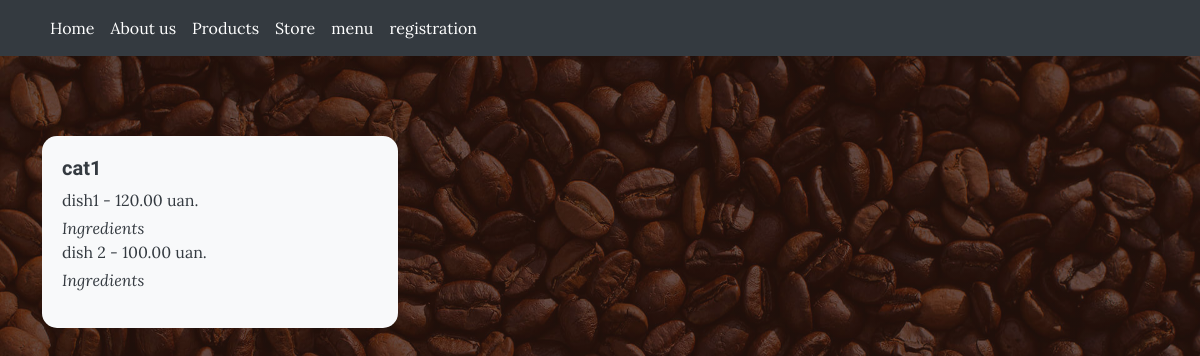
The app's page /menu/ with its own data.
### site_cafe/models.py (models this page shows, shortened)
class Category(models.Model):
    name = models.CharField(max_length=40, unique=True)
    position = models.SmallIntegerField(unique=True)
    slug = models.SlugField(max_length=40, unique=True, db_index=True)
    is_visible = models.BooleanField(default=True)
    class Settings_Category:
        order = ('position', )

class Dish(models.Model):
    name = models.CharField(max_length=50, unique=True)
    slug = models.SlugField(max_length=50, unique=True, db_index=True, verbose_name='url')
    position = models.PositiveSmallIntegerField()
    ingredients = models.CharField(max_length=250)
    price = models.DecimalField(max_digits=6, decimal_places=2)
    category = models.ForeignKey(Category, on_delete=models.PROTECT, related_name='dishes')
    is_visible = models.BooleanField(default=True)

### site_cafe/views.py (the view)
# urls.py: path('menu/', views.menu, name='menu'),
def menu(request):
    categories = Category.objects.filter(is_visible=True).order_by('position')
    dishes = Dish.objects.filter(is_visible=True).order_by('position')
    return render(request, 'menu.html', {'categories': categories, 'dishes': dishes})

### templates/menu.html (shortened to what this page needs)
{% load static %}
<!DOCTYPE html>
<html data-bs-theme="light" lang="en">
<head>
    <link rel="stylesheet" href="{% static 'assets/bootstrap/css/bootstrap.min.css' %}">
</head>
<body>
    <nav class="navbar navbar-expand-lg navbar-dark">
        <div class="container">
            <div class="collapse navbar-collapse" id="navbarResponsive">
                <ul class="navbar-nav ml-auto">
                    {% include 'links.html' %}
                </ul>
            </div>
        </div>
    </nav>
    <section class="page-section bg-transparent">
        <div class="container">
            <div class="row">
                {% for category in categories %}
                    <div class="col-md-4 mb-4">
                        <div class="card">
                            <div alt="{{ category.name }}">
                            <div class="card-body">
                                <h5 class="category-name">{{ category.name }}</h5>
                                <ul class="menu-list">
                                    {% for dish in category.dishes.all %}
                                        <li class="menu-item">{{ dish.name }} - {{ dish.price }} uan.</li>
                                        <li class="menu-ingredient"><em>{{ dish.ingredients }}</em></li>
                                    {% endfor %}
                                </ul>
                            </div>
                        </div>
                    </div>
                {% endfor %}
            </div>
        </div>
    </section>
</body>
</html>

### records on screen
Category: name "cat1"
Dish: name "dish1", price "120.00", ingredients "Ingredients"
Dish: name "dish 2", price "100.00", ingredients "Ingredients"
